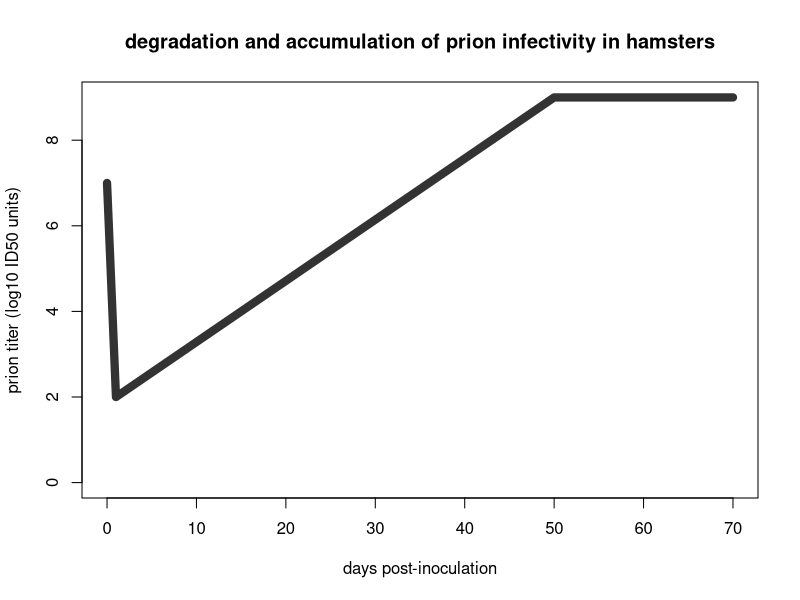

Reproduce this figure in R.
days = c(0,1,50,70)
logtiter = c(7,2,9,9)
plot(days,logtiter,type='l',ylim=c(0,9),xlab='days post-inoculation',ylab='prion titer (log10 ID50 units)',pch=15,main='degradation and accumulation of prion infectivity in hamsters',lwd=8,col='#333333')